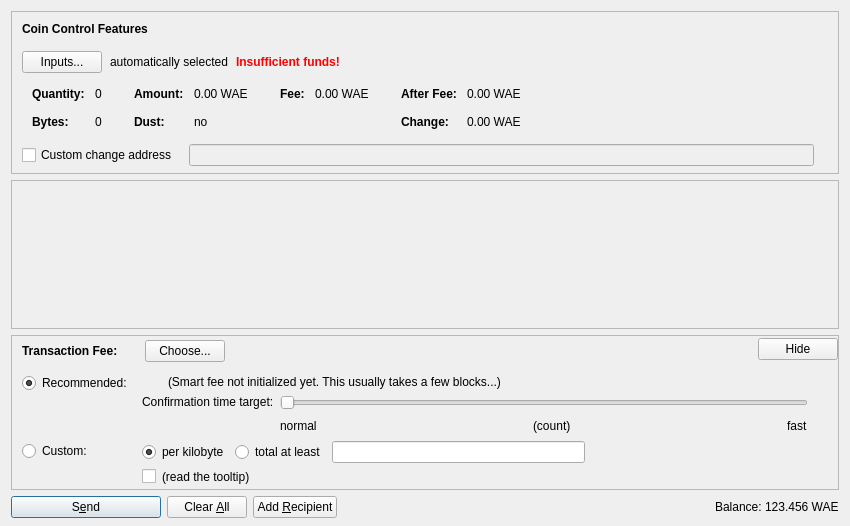
<?xml version="1.0" encoding="UTF-8"?>
<ui version="4.0">
 <class>SendCoinsDialog</class>
 <widget class="QDialog" name="SendCoinsDialog">
  <property name="geometry">
   <rect>
    <x>0</x>
    <y>0</y>
    <width>850</width>
    <height>526</height>
   </rect>
  </property>
  <property name="windowTitle">
   <string>Send Coins</string>
  </property>
  <layout class="QVBoxLayout" name="verticalLayout" stretch="0,1,0,0">
   <property name="bottomMargin">
    <number>8</number>
   </property>
   <item>
    <widget class="QFrame" name="frameCoinControl">
     <property name="sizePolicy">
      <sizepolicy hsizetype="Expanding" vsizetype="Expanding">
       <horstretch>0</horstretch>
       <verstretch>0</verstretch>
      </sizepolicy>
     </property>
     <property name="maximumSize">
      <size>
       <width>16777215</width>
       <height>16777215</height>
      </size>
     </property>
     <property name="frameShape">
      <enum>QFrame::StyledPanel</enum>
     </property>
     <property name="frameShadow">
      <enum>QFrame::Sunken</enum>
     </property>
     <layout class="QVBoxLayout" name="verticalLayoutCoinControl2">
      <property name="spacing">
       <number>0</number>
      </property>
      <property name="leftMargin">
       <number>0</number>
      </property>
      <property name="topMargin">
       <number>0</number>
      </property>
      <property name="rightMargin">
       <number>0</number>
      </property>
      <property name="bottomMargin">
       <number>6</number>
      </property>
      <item>
       <layout class="QVBoxLayout" name="verticalLayoutCoinControl" stretch="0,0,0,0,1">
        <property name="spacing">
         <number>0</number>
        </property>
        <property name="leftMargin">
         <number>10</number>
        </property>
        <property name="topMargin">
         <number>10</number>
        </property>
        <item>
         <layout class="QHBoxLayout" name="horizontalLayoutCoinControl1">
          <property name="bottomMargin">
           <number>15</number>
          </property>
          <item>
           <widget class="QLabel" name="labelCoinControlFeatures">
            <property name="sizePolicy">
             <sizepolicy hsizetype="Preferred" vsizetype="Maximum">
              <horstretch>0</horstretch>
              <verstretch>0</verstretch>
             </sizepolicy>
            </property>
            <property name="font">
             <font>
              <weight>75</weight>
              <bold>true</bold>
             </font>
            </property>
            <property name="styleSheet">
             <string notr="true">font-weight:bold;</string>
            </property>
            <property name="text">
             <string>Coin Control Features</string>
            </property>
           </widget>
          </item>
         </layout>
        </item>
        <item>
         <layout class="QHBoxLayout" name="horizontalLayoutCoinControl2" stretch="0,0,0,0">
          <property name="spacing">
           <number>8</number>
          </property>
          <property name="bottomMargin">
           <number>10</number>
          </property>
          <item>
           <widget class="QPushButton" name="pushButtonCoinControl">
            <property name="styleSheet">
             <string notr="true"/>
            </property>
            <property name="text">
             <string>Inputs...</string>
            </property>
            <property name="autoDefault">
             <bool>false</bool>
            </property>
           </widget>
          </item>
          <item>
           <widget class="QLabel" name="labelCoinControlAutomaticallySelected">
            <property name="text">
             <string>automatically selected</string>
            </property>
            <property name="margin">
             <number>5</number>
            </property>
           </widget>
          </item>
          <item>
           <widget class="QLabel" name="labelCoinControlInsuffFunds">
            <property name="font">
             <font>
              <weight>75</weight>
              <bold>true</bold>
             </font>
            </property>
            <property name="styleSheet">
             <string notr="true">color:red;font-weight:bold;</string>
            </property>
            <property name="text">
             <string>Insufficient funds!</string>
            </property>
            <property name="margin">
             <number>5</number>
            </property>
           </widget>
          </item>
          <item>
           <spacer name="horizontalSpacerCoinControl">
            <property name="orientation">
             <enum>Qt::Horizontal</enum>
            </property>
            <property name="sizeHint" stdset="0">
             <size>
              <width>40</width>
              <height>1</height>
             </size>
            </property>
           </spacer>
          </item>
         </layout>
        </item>
        <item>
         <widget class="QWidget" name="widgetCoinControl" native="true">
          <property name="sizePolicy">
           <sizepolicy hsizetype="Preferred" vsizetype="Preferred">
            <horstretch>0</horstretch>
            <verstretch>0</verstretch>
           </sizepolicy>
          </property>
          <property name="minimumSize">
           <size>
            <width>0</width>
            <height>0</height>
           </size>
          </property>
          <property name="styleSheet">
           <string notr="true"/>
          </property>
          <layout class="QHBoxLayout" name="horizontalLayoutCoinControl5">
           <property name="leftMargin">
            <number>0</number>
           </property>
           <property name="topMargin">
            <number>0</number>
           </property>
           <property name="rightMargin">
            <number>0</number>
           </property>
           <property name="bottomMargin">
            <number>0</number>
           </property>
           <item>
            <layout class="QHBoxLayout" name="horizontalLayoutCoinControl3" stretch="0,0,0,1">
             <property name="spacing">
              <number>20</number>
             </property>
             <property name="topMargin">
              <number>0</number>
             </property>
             <property name="bottomMargin">
              <number>10</number>
             </property>
             <item>
              <layout class="QFormLayout" name="formLayoutCoinControl1">
               <property name="horizontalSpacing">
                <number>10</number>
               </property>
               <property name="verticalSpacing">
                <number>14</number>
               </property>
               <property name="leftMargin">
                <number>10</number>
               </property>
               <property name="topMargin">
                <number>4</number>
               </property>
               <property name="rightMargin">
                <number>6</number>
               </property>
               <item row="0" column="0">
                <widget class="QLabel" name="labelCoinControlQuantityText">
                 <property name="font">
                  <font>
                   <weight>75</weight>
                   <bold>true</bold>
                  </font>
                 </property>
                 <property name="text">
                  <string>Quantity:</string>
                 </property>
                 <property name="margin">
                  <number>0</number>
                 </property>
                </widget>
               </item>
               <item row="0" column="1">
                <widget class="QLabel" name="labelCoinControlQuantity">
                 <property name="cursor">
                  <cursorShape>IBeamCursor</cursorShape>
                 </property>
                 <property name="contextMenuPolicy">
                  <enum>Qt::ActionsContextMenu</enum>
                 </property>
                 <property name="text">
                  <string notr="true">0</string>
                 </property>
                 <property name="margin">
                  <number>0</number>
                 </property>
                 <property name="textInteractionFlags">
                  <set>Qt::LinksAccessibleByMouse|Qt::TextSelectableByKeyboard|Qt::TextSelectableByMouse</set>
                 </property>
                </widget>
               </item>
               <item row="1" column="0">
                <widget class="QLabel" name="labelCoinControlBytesText">
                 <property name="font">
                  <font>
                   <weight>75</weight>
                   <bold>true</bold>
                  </font>
                 </property>
                 <property name="text">
                  <string>Bytes:</string>
                 </property>
                </widget>
               </item>
               <item row="1" column="1">
                <widget class="QLabel" name="labelCoinControlBytes">
                 <property name="cursor">
                  <cursorShape>IBeamCursor</cursorShape>
                 </property>
                 <property name="contextMenuPolicy">
                  <enum>Qt::ActionsContextMenu</enum>
                 </property>
                 <property name="text">
                  <string notr="true">0</string>
                 </property>
                 <property name="textInteractionFlags">
                  <set>Qt::LinksAccessibleByMouse|Qt::TextSelectableByKeyboard|Qt::TextSelectableByMouse</set>
                 </property>
                </widget>
               </item>
              </layout>
             </item>
             <item>
              <layout class="QFormLayout" name="formLayoutCoinControl2">
               <property name="horizontalSpacing">
                <number>10</number>
               </property>
               <property name="verticalSpacing">
                <number>14</number>
               </property>
               <property name="leftMargin">
                <number>6</number>
               </property>
               <property name="topMargin">
                <number>4</number>
               </property>
               <property name="rightMargin">
                <number>6</number>
               </property>
               <item row="0" column="0">
                <widget class="QLabel" name="labelCoinControlAmountText">
                 <property name="font">
                  <font>
                   <weight>75</weight>
                   <bold>true</bold>
                  </font>
                 </property>
                 <property name="text">
                  <string>Amount:</string>
                 </property>
                 <property name="margin">
                  <number>0</number>
                 </property>
                </widget>
               </item>
               <item row="0" column="1">
                <widget class="QLabel" name="labelCoinControlAmount">
                 <property name="cursor">
                  <cursorShape>IBeamCursor</cursorShape>
                 </property>
                 <property name="contextMenuPolicy">
                  <enum>Qt::ActionsContextMenu</enum>
                 </property>
                 <property name="text">
                  <string notr="true">0.00 WAE</string>
                 </property>
                 <property name="textInteractionFlags">
                  <set>Qt::LinksAccessibleByMouse|Qt::TextSelectableByKeyboard|Qt::TextSelectableByMouse</set>
                 </property>
                </widget>
               </item>
               <item row="1" column="0">
                <widget class="QLabel" name="labelCoinControlLowOutputText">
                 <property name="font">
                  <font>
                   <weight>75</weight>
                   <bold>true</bold>
                  </font>
                 </property>
                 <property name="text">
                  <string>Dust:</string>
                 </property>
                </widget>
               </item>
               <item row="1" column="1">
                <widget class="QLabel" name="labelCoinControlLowOutput">
                 <property name="cursor">
                  <cursorShape>IBeamCursor</cursorShape>
                 </property>
                 <property name="contextMenuPolicy">
                  <enum>Qt::ActionsContextMenu</enum>
                 </property>
                 <property name="text">
                  <string notr="true">no</string>
                 </property>
                 <property name="textInteractionFlags">
                  <set>Qt::LinksAccessibleByMouse|Qt::TextSelectableByKeyboard|Qt::TextSelectableByMouse</set>
                 </property>
                </widget>
               </item>
              </layout>
             </item>
             <item>
              <layout class="QFormLayout" name="formLayoutCoinControl3">
               <property name="horizontalSpacing">
                <number>10</number>
               </property>
               <property name="verticalSpacing">
                <number>14</number>
               </property>
               <property name="leftMargin">
                <number>6</number>
               </property>
               <property name="topMargin">
                <number>4</number>
               </property>
               <property name="rightMargin">
                <number>6</number>
               </property>
               <item row="0" column="0">
                <widget class="QLabel" name="labelCoinControlFeeText">
                 <property name="font">
                  <font>
                   <weight>75</weight>
                   <bold>true</bold>
                  </font>
                 </property>
                 <property name="text">
                  <string>Fee:</string>
                 </property>
                 <property name="margin">
                  <number>0</number>
                 </property>
                </widget>
               </item>
               <item row="0" column="1">
                <widget class="QLabel" name="labelCoinControlFee">
                 <property name="cursor">
                  <cursorShape>IBeamCursor</cursorShape>
                 </property>
                 <property name="contextMenuPolicy">
                  <enum>Qt::ActionsContextMenu</enum>
                 </property>
                 <property name="text">
                  <string notr="true">0.00 WAE</string>
                 </property>
                 <property name="textInteractionFlags">
                  <set>Qt::LinksAccessibleByMouse|Qt::TextSelectableByKeyboard|Qt::TextSelectableByMouse</set>
                 </property>
                </widget>
               </item>
              </layout>
             </item>
             <item>
              <layout class="QFormLayout" name="formLayoutCoinControl4">
               <property name="horizontalSpacing">
                <number>10</number>
               </property>
               <property name="verticalSpacing">
                <number>14</number>
               </property>
               <property name="leftMargin">
                <number>6</number>
               </property>
               <property name="topMargin">
                <number>4</number>
               </property>
               <property name="rightMargin">
                <number>6</number>
               </property>
               <item row="0" column="0">
                <widget class="QLabel" name="labelCoinControlAfterFeeText">
                 <property name="font">
                  <font>
                   <weight>75</weight>
                   <bold>true</bold>
                  </font>
                 </property>
                 <property name="text">
                  <string>After Fee:</string>
                 </property>
                 <property name="margin">
                  <number>0</number>
                 </property>
                </widget>
               </item>
               <item row="0" column="1">
                <widget class="QLabel" name="labelCoinControlAfterFee">
                 <property name="cursor">
                  <cursorShape>IBeamCursor</cursorShape>
                 </property>
                 <property name="contextMenuPolicy">
                  <enum>Qt::ActionsContextMenu</enum>
                 </property>
                 <property name="text">
                  <string notr="true">0.00 WAE</string>
                 </property>
                 <property name="textInteractionFlags">
                  <set>Qt::LinksAccessibleByMouse|Qt::TextSelectableByKeyboard|Qt::TextSelectableByMouse</set>
                 </property>
                </widget>
               </item>
               <item row="1" column="0">
                <widget class="QLabel" name="labelCoinControlChangeText">
                 <property name="font">
                  <font>
                   <weight>75</weight>
                   <bold>true</bold>
                  </font>
                 </property>
                 <property name="text">
                  <string>Change:</string>
                 </property>
                </widget>
               </item>
               <item row="1" column="1">
                <widget class="QLabel" name="labelCoinControlChange">
                 <property name="cursor">
                  <cursorShape>IBeamCursor</cursorShape>
                 </property>
                 <property name="contextMenuPolicy">
                  <enum>Qt::ActionsContextMenu</enum>
                 </property>
                 <property name="text">
                  <string notr="true">0.00 WAE</string>
                 </property>
                 <property name="textInteractionFlags">
                  <set>Qt::LinksAccessibleByMouse|Qt::TextSelectableByKeyboard|Qt::TextSelectableByMouse</set>
                 </property>
                </widget>
               </item>
              </layout>
             </item>
            </layout>
           </item>
          </layout>
         </widget>
        </item>
        <item>
         <layout class="QHBoxLayout" name="horizontalLayoutCoinControl4" stretch="0,0,0">
          <property name="spacing">
           <number>12</number>
          </property>
          <property name="sizeConstraint">
           <enum>QLayout::SetDefaultConstraint</enum>
          </property>
          <property name="topMargin">
           <number>5</number>
          </property>
          <property name="rightMargin">
           <number>5</number>
          </property>
          <item>
           <widget class="QCheckBox" name="checkBoxCoinControlChange">
            <property name="toolTip">
             <string>If this is activated, but the change address is empty or invalid, change will be sent to a newly generated address.</string>
            </property>
            <property name="text">
             <string>Custom change address</string>
            </property>
           </widget>
          </item>
          <item>
           <widget class="QValidatedLineEdit" name="lineEditCoinControlChange">
            <property name="enabled">
             <bool>false</bool>
            </property>
            <property name="sizePolicy">
             <sizepolicy hsizetype="Expanding" vsizetype="Fixed">
              <horstretch>0</horstretch>
              <verstretch>0</verstretch>
             </sizepolicy>
            </property>
           </widget>
          </item>
          <item>
           <widget class="QLabel" name="labelCoinControlChangeLabel">
            <property name="sizePolicy">
             <sizepolicy hsizetype="Preferred" vsizetype="Expanding">
              <horstretch>0</horstretch>
              <verstretch>0</verstretch>
             </sizepolicy>
            </property>
            <property name="minimumSize">
             <size>
              <width>0</width>
              <height>0</height>
             </size>
            </property>
            <property name="text">
             <string/>
            </property>
            <property name="margin">
             <number>3</number>
            </property>
           </widget>
          </item>
         </layout>
        </item>
        <item>
         <spacer name="verticalSpacerCoinControl">
          <property name="orientation">
           <enum>Qt::Vertical</enum>
          </property>
          <property name="sizeHint" stdset="0">
           <size>
            <width>800</width>
            <height>1</height>
           </size>
          </property>
         </spacer>
        </item>
       </layout>
      </item>
     </layout>
    </widget>
   </item>
   <item>
    <widget class="QScrollArea" name="scrollArea">
     <property name="widgetResizable">
      <bool>true</bool>
     </property>
     <widget class="QWidget" name="scrollAreaWidgetContents">
      <property name="geometry">
       <rect>
        <x>0</x>
        <y>0</y>
        <width>830</width>
        <height>104</height>
       </rect>
      </property>
      <layout class="QVBoxLayout" name="verticalLayout_2" stretch="0,1">
       <property name="leftMargin">
        <number>0</number>
       </property>
       <property name="topMargin">
        <number>0</number>
       </property>
       <property name="rightMargin">
        <number>0</number>
       </property>
       <property name="bottomMargin">
        <number>0</number>
       </property>
       <item>
        <layout class="QVBoxLayout" name="entries">
         <property name="spacing">
          <number>6</number>
         </property>
        </layout>
       </item>
       <item>
        <spacer name="verticalSpacer">
         <property name="orientation">
          <enum>Qt::Vertical</enum>
         </property>
         <property name="sizeHint" stdset="0">
          <size>
           <width>20</width>
           <height>40</height>
          </size>
         </property>
        </spacer>
       </item>
      </layout>
     </widget>
    </widget>
   </item>
   <item>
    <widget class="QFrame" name="frameFee">
     <property name="sizePolicy">
      <sizepolicy hsizetype="Expanding" vsizetype="Expanding">
       <horstretch>0</horstretch>
       <verstretch>0</verstretch>
      </sizepolicy>
     </property>
     <property name="maximumSize">
      <size>
       <width>16777215</width>
       <height>16777215</height>
      </size>
     </property>
     <property name="frameShape">
      <enum>QFrame::StyledPanel</enum>
     </property>
     <property name="frameShadow">
      <enum>QFrame::Sunken</enum>
     </property>
     <layout class="QVBoxLayout" name="verticalLayoutFee1">
      <property name="spacing">
       <number>0</number>
      </property>
      <property name="leftMargin">
       <number>0</number>
      </property>
      <property name="topMargin">
       <number>0</number>
      </property>
      <property name="rightMargin">
       <number>0</number>
      </property>
      <property name="bottomMargin">
       <number>0</number>
      </property>
      <item>
       <layout class="QVBoxLayout" name="verticalLayoutFee2" stretch="0,0,0">
        <property name="spacing">
         <number>0</number>
        </property>
        <property name="leftMargin">
         <number>10</number>
        </property>
        <property name="topMargin">
         <number>0</number>
        </property>
        <item>
         <layout class="QHBoxLayout" name="horizontalLayoutFee1">
          <property name="bottomMargin">
           <number>0</number>
          </property>
          <item>
           <layout class="QVBoxLayout" name="verticalLayoutFee7">
            <property name="spacing">
             <number>0</number>
            </property>
            <item>
             <spacer name="verticalSpacerSmartFee">
              <property name="orientation">
               <enum>Qt::Vertical</enum>
              </property>
              <property name="sizeType">
               <enum>QSizePolicy::Fixed</enum>
              </property>
              <property name="sizeHint" stdset="0">
               <size>
                <width>1</width>
                <height>4</height>
               </size>
              </property>
             </spacer>
            </item>
            <item>
             <layout class="QHBoxLayout" name="horizontalLayoutSmartFee">
              <property name="spacing">
               <number>10</number>
              </property>
              <item>
               <widget class="QLabel" name="labelFeeHeadline">
                <property name="sizePolicy">
                 <sizepolicy hsizetype="Preferred" vsizetype="Maximum">
                  <horstretch>0</horstretch>
                  <verstretch>0</verstretch>
                 </sizepolicy>
                </property>
                <property name="font">
                 <font>
                  <weight>75</weight>
                  <bold>true</bold>
                 </font>
                </property>
                <property name="styleSheet">
                 <string notr="true">font-weight:bold;</string>
                </property>
                <property name="text">
                 <string>Transaction Fee:</string>
                </property>
               </widget>
              </item>
              <item>
               <widget class="QLabel" name="labelFeeMinimized">
                <property name="text">
                 <string/>
                </property>
               </widget>
              </item>
              <item>
               <widget class="QPushButton" name="buttonChooseFee">
                <property name="text">
                 <string>Choose...</string>
                </property>
               </widget>
              </item>
             </layout>
            </item>
            <item>
             <spacer name="verticalSpacer_5">
              <property name="orientation">
               <enum>Qt::Vertical</enum>
              </property>
              <property name="sizeHint" stdset="0">
               <size>
                <width>1</width>
                <height>1</height>
               </size>
              </property>
             </spacer>
            </item>
           </layout>
          </item>
          <item>
           <spacer name="horizontalSpacer_4">
            <property name="orientation">
             <enum>Qt::Horizontal</enum>
            </property>
            <property name="sizeHint" stdset="0">
             <size>
              <width>40</width>
              <height>20</height>
             </size>
            </property>
           </spacer>
          </item>
          <item>
           <widget class="QPushButton" name="buttonMinimizeFee">
            <property name="toolTip">
             <string>collapse fee-settings</string>
            </property>
            <property name="text">
             <string>Hide</string>
            </property>
           </widget>
          </item>
         </layout>
        </item>
        <item>
         <widget class="QFrame" name="frameFeeSelection">
          <layout class="QVBoxLayout" name="verticalLayoutFee12">
           <property name="spacing">
            <number>0</number>
           </property>
           <property name="leftMargin">
            <number>0</number>
           </property>
           <property name="topMargin">
            <number>0</number>
           </property>
           <property name="rightMargin">
            <number>0</number>
           </property>
           <property name="bottomMargin">
            <number>0</number>
           </property>
           <item>
            <layout class="QGridLayout" name="gridLayoutFee">
             <property name="topMargin">
              <number>10</number>
             </property>
             <property name="bottomMargin">
              <number>4</number>
             </property>
             <property name="horizontalSpacing">
              <number>10</number>
             </property>
             <property name="verticalSpacing">
              <number>4</number>
             </property>
             <item row="1" column="1">
              <layout class="QVBoxLayout" name="verticalLayoutFee8">
               <property name="spacing">
                <number>6</number>
               </property>
               <item>
                <layout class="QHBoxLayout" name="horizontalLayoutFee13">
                 <item>
                  <widget class="QRadioButton" name="radioCustomPerKilobyte">
                   <property name="toolTip">
                    <string>If the custom fee is set to 1000 satoshis and the transaction is only 250 bytes, then &quot;per kilobyte&quot; only pays 250 satoshis in fee, while &quot;total at least&quot; pays 1000 satoshis. For transactions bigger than a kilobyte both pay by kilobyte.</string>
                   </property>
                   <property name="text">
                    <string>per kilobyte</string>
                   </property>
                   <property name="checked">
                    <bool>true</bool>
                   </property>
                   <attribute name="buttonGroup">
                    <string notr="true">groupCustomFee</string>
                   </attribute>
                  </widget>
                 </item>
                 <item>
                  <widget class="QRadioButton" name="radioCustomAtLeast">
                   <property name="toolTip">
                    <string>If the custom fee is set to 1000 satoshis and the transaction is only 250 bytes, then &quot;per kilobyte&quot; only pays 250 satoshis in fee, while &quot;total at least&quot; pays 1000 satoshis. For transactions bigger than a kilobyte both pay by kilobyte.</string>
                   </property>
                   <property name="text">
                    <string>total at least</string>
                   </property>
                   <attribute name="buttonGroup">
                    <string notr="true">groupCustomFee</string>
                   </attribute>
                  </widget>
                 </item>
                 <item>
                  <widget class="WeyCoinAmountField" name="customFee"/>
                 </item>
                 <item>
                  <spacer name="horizontalSpacer_6">
                   <property name="orientation">
                    <enum>Qt::Horizontal</enum>
                   </property>
                   <property name="sizeHint" stdset="0">
                    <size>
                     <width>1</width>
                     <height>1</height>
                    </size>
                   </property>
                  </spacer>
                 </item>
                </layout>
               </item>
               <item>
                <layout class="QHBoxLayout" name="horizontalLayoutFee8">
                 <item>
                  <widget class="QCheckBox" name="checkBoxMinimumFee">
                   <property name="toolTip">
                    <string>Paying only the minimum fee is just fine as long as there is less transaction volume than space in the blocks. But be aware that this can end up in a never confirming transaction once there is more demand for weycoin transactions than the network can process.</string>
                   </property>
                   <property name="text">
                    <string/>
                   </property>
                  </widget>
                 </item>
                 <item>
                  <widget class="QLabel" name="labelMinFeeWarning">
                   <property name="enabled">
                    <bool>true</bool>
                   </property>
                   <property name="toolTip">
                    <string>Paying only the minimum fee is just fine as long as there is less transaction volume than space in the blocks. But be aware that this can end up in a never confirming transaction once there is more demand for weycoin transactions than the network can process.</string>
                   </property>
                   <property name="text">
                    <string>(read the tooltip)</string>
                   </property>
                   <property name="margin">
                    <number>5</number>
                   </property>
                  </widget>
                 </item>
                 <item>
                  <spacer name="horizontalSpacer_2">
                   <property name="orientation">
                    <enum>Qt::Horizontal</enum>
                   </property>
                   <property name="sizeHint" stdset="0">
                    <size>
                     <width>1</width>
                     <height>1</height>
                    </size>
                   </property>
                  </spacer>
                 </item>
                </layout>
               </item>
              </layout>
             </item>
             <item row="0" column="0">
              <layout class="QVBoxLayout" name="verticalLayoutFee4" stretch="0,1">
               <item>
                <widget class="QRadioButton" name="radioSmartFee">
                 <property name="text">
                  <string>Recommended:</string>
                 </property>
                 <property name="checked">
                  <bool>true</bool>
                 </property>
                 <attribute name="buttonGroup">
                  <string notr="true">groupFee</string>
                 </attribute>
                </widget>
               </item>
               <item>
                <spacer name="verticalSpacer_2">
                 <property name="orientation">
                  <enum>Qt::Vertical</enum>
                 </property>
                 <property name="sizeHint" stdset="0">
                  <size>
                   <width>1</width>
                   <height>1</height>
                  </size>
                 </property>
                </spacer>
               </item>
              </layout>
             </item>
             <item row="1" column="0">
              <layout class="QVBoxLayout" name="verticalLayoutFee9" stretch="0,1">
               <item>
                <widget class="QRadioButton" name="radioCustomFee">
                 <property name="text">
                  <string>Custom:</string>
                 </property>
                 <attribute name="buttonGroup">
                  <string notr="true">groupFee</string>
                 </attribute>
                </widget>
               </item>
               <item>
                <spacer name="verticalSpacer_6">
                 <property name="orientation">
                  <enum>Qt::Vertical</enum>
                 </property>
                 <property name="sizeHint" stdset="0">
                  <size>
                   <width>1</width>
                   <height>1</height>
                  </size>
                 </property>
                </spacer>
               </item>
              </layout>
             </item>
             <item row="0" column="1">
              <layout class="QVBoxLayout" name="verticalLayoutFee3" stretch="0,0,1">
               <property name="spacing">
                <number>6</number>
               </property>
               <property name="topMargin">
                <number>2</number>
               </property>
               <item>
                <layout class="QHBoxLayout" name="horizontalLayoutFee12">
                 <item>
                  <widget class="QLabel" name="labelSmartFee">
                   <property name="text">
                    <string/>
                   </property>
                   <property name="margin">
                    <number>2</number>
                   </property>
                  </widget>
                 </item>
                 <item>
                  <widget class="QLabel" name="labelFeeEstimation">
                   <property name="text">
                    <string/>
                   </property>
                  </widget>
                 </item>
                 <item>
                  <widget class="QLabel" name="labelSmartFee2">
                   <property name="text">
                    <string>(Smart fee not initialized yet. This usually takes a few blocks...)</string>
                   </property>
                   <property name="margin">
                    <number>2</number>
                   </property>
                  </widget>
                 </item>
                 <item>
                  <spacer name="horizontalSpacer_5">
                   <property name="orientation">
                    <enum>Qt::Horizontal</enum>
                   </property>
                   <property name="sizeHint" stdset="0">
                    <size>
                     <width>1</width>
                     <height>1</height>
                    </size>
                   </property>
                  </spacer>
                 </item>
                </layout>
               </item>
               <item>
                <layout class="QHBoxLayout" name="horizontalLayoutFee9">
                 <item>
                  <layout class="QVBoxLayout" name="verticalLayoutFee6">
                   <item>
                    <widget class="QLabel" name="labelSmartFee3">
                     <property name="text">
                      <string>Confirmation time target:</string>
                     </property>
                     <property name="margin">
                      <number>2</number>
                     </property>
                    </widget>
                   </item>
                   <item>
                    <spacer name="verticalSpacer_3">
                     <property name="orientation">
                      <enum>Qt::Vertical</enum>
                     </property>
                     <property name="sizeHint" stdset="0">
                      <size>
                       <width>1</width>
                       <height>1</height>
                      </size>
                     </property>
                    </spacer>
                   </item>
                  </layout>
                 </item>
                 <item>
                  <layout class="QVBoxLayout" name="verticalLayoutFee5">
                   <property name="rightMargin">
                    <number>30</number>
                   </property>
                   <item>
                    <widget class="QSlider" name="sliderSmartFee">
                     <property name="minimum">
                      <number>0</number>
                     </property>
                     <property name="maximum">
                      <number>23</number>
                     </property>
                     <property name="pageStep">
                      <number>1</number>
                     </property>
                     <property name="value">
                      <number>0</number>
                     </property>
                     <property name="orientation">
                      <enum>Qt::Horizontal</enum>
                     </property>
                     <property name="invertedAppearance">
                      <bool>false</bool>
                     </property>
                     <property name="invertedControls">
                      <bool>false</bool>
                     </property>
                     <property name="tickPosition">
                      <enum>QSlider::NoTicks</enum>
                     </property>
                    </widget>
                   </item>
                   <item>
                    <layout class="QHBoxLayout" name="horizontalLayoutFee10">
                     <item>
                      <widget class="QLabel" name="labelSmartFeeNormal">
                       <property name="text">
                        <string>normal</string>
                       </property>
                      </widget>
                     </item>
                     <item>
                      <spacer name="horizontalSpacer_7">
                       <property name="orientation">
                        <enum>Qt::Horizontal</enum>
                       </property>
                       <property name="sizeHint" stdset="0">
                        <size>
                         <width>40</width>
                         <height>20</height>
                        </size>
                       </property>
                      </spacer>
                     </item>
                     <item>
                      <widget class="QLabel" name="confirmationTargetLabel">
                       <property name="text">
                        <string notr="true">(count)</string>
                       </property>
                      </widget>
                     </item>
                     <item>
                      <spacer name="horizontalSpacer_3">
                       <property name="orientation">
                        <enum>Qt::Horizontal</enum>
                       </property>
                       <property name="sizeHint" stdset="0">
                        <size>
                         <width>40</width>
                         <height>20</height>
                        </size>
                       </property>
                      </spacer>
                     </item>
                     <item>
                      <widget class="QLabel" name="labelSmartFeeFast">
                       <property name="text">
                        <string>fast</string>
                       </property>
                      </widget>
                     </item>
                    </layout>
                   </item>
                  </layout>
                 </item>
                </layout>
               </item>
               <item>
                <spacer name="verticalSpacer_4">
                 <property name="orientation">
                  <enum>Qt::Vertical</enum>
                 </property>
                 <property name="sizeHint" stdset="0">
                  <size>
                   <width>1</width>
                   <height>1</height>
                  </size>
                 </property>
                </spacer>
               </item>
              </layout>
             </item>
            </layout>
           </item>
          </layout>
         </widget>
        </item>
        <item>
         <spacer name="verticalSpacerFee">
          <property name="orientation">
           <enum>Qt::Vertical</enum>
          </property>
          <property name="sizeHint" stdset="0">
           <size>
            <width>800</width>
            <height>1</height>
           </size>
          </property>
         </spacer>
        </item>
       </layout>
      </item>
     </layout>
    </widget>
   </item>
   <item>
    <layout class="QHBoxLayout" name="horizontalLayout">
     <item>
      <widget class="QPushButton" name="sendButton">
       <property name="minimumSize">
        <size>
         <width>150</width>
         <height>0</height>
        </size>
       </property>
       <property name="toolTip">
        <string>Confirm the send action</string>
       </property>
       <property name="text">
        <string>S&amp;end</string>
       </property>
       <property name="icon">
        <iconset resource="../weycoin.qrc">
         <normaloff>:/icons/send</normaloff>:/icons/send</iconset>
       </property>
       <property name="autoDefault">
        <bool>false</bool>
       </property>
       <property name="default">
        <bool>true</bool>
       </property>
      </widget>
     </item>
     <item>
      <widget class="QPushButton" name="clearButton">
       <property name="sizePolicy">
        <sizepolicy hsizetype="Minimum" vsizetype="Fixed">
         <horstretch>0</horstretch>
         <verstretch>0</verstretch>
        </sizepolicy>
       </property>
       <property name="toolTip">
        <string>Clear all fields of the form.</string>
       </property>
       <property name="text">
        <string>Clear &amp;All</string>
       </property>
       <property name="icon">
        <iconset resource="../weycoin.qrc">
         <normaloff>:/icons/remove</normaloff>:/icons/remove</iconset>
       </property>
       <property name="autoDefault">
        <bool>false</bool>
       </property>
      </widget>
     </item>
     <item>
      <widget class="QPushButton" name="addButton">
       <property name="toolTip">
        <string>Send to multiple recipients at once</string>
       </property>
       <property name="text">
        <string>Add &amp;Recipient</string>
       </property>
       <property name="icon">
        <iconset resource="../weycoin.qrc">
         <normaloff>:/icons/add</normaloff>:/icons/add</iconset>
       </property>
       <property name="autoDefault">
        <bool>false</bool>
       </property>
      </widget>
     </item>
     <item>
      <spacer name="horizontalSpacer">
       <property name="orientation">
        <enum>Qt::Horizontal</enum>
       </property>
       <property name="sizeHint" stdset="0">
        <size>
         <width>40</width>
         <height>20</height>
        </size>
       </property>
      </spacer>
     </item>
     <item>
      <layout class="QHBoxLayout" name="horizontalLayout_2">
       <property name="spacing">
        <number>3</number>
       </property>
       <item>
        <widget class="QLabel" name="label">
         <property name="sizePolicy">
          <sizepolicy hsizetype="Preferred" vsizetype="Fixed">
           <horstretch>0</horstretch>
           <verstretch>0</verstretch>
          </sizepolicy>
         </property>
         <property name="text">
          <string>Balance:</string>
         </property>
        </widget>
       </item>
       <item>
        <widget class="QLabel" name="labelBalance">
         <property name="sizePolicy">
          <sizepolicy hsizetype="Preferred" vsizetype="Fixed">
           <horstretch>0</horstretch>
           <verstretch>0</verstretch>
          </sizepolicy>
         </property>
         <property name="cursor">
          <cursorShape>IBeamCursor</cursorShape>
         </property>
         <property name="text">
          <string notr="true">123.456 WAE</string>
         </property>
         <property name="textInteractionFlags">
          <set>Qt::LinksAccessibleByMouse|Qt::TextSelectableByKeyboard|Qt::TextSelectableByMouse</set>
         </property>
        </widget>
       </item>
      </layout>
     </item>
    </layout>
   </item>
  </layout>
 </widget>
 <customwidgets>
  <customwidget>
   <class>QValidatedLineEdit</class>
   <extends>QLineEdit</extends>
   <header>qvalidatedlineedit.h</header>
  </customwidget>
  <customwidget>
   <class>WeyCoinAmountField</class>
   <extends>QLineEdit</extends>
   <header>weycoinamountfield.h</header>
   <container>1</container>
  </customwidget>
 </customwidgets>
 <resources>
  <include location="../weycoin.qrc"/>
 </resources>
 <connections/>
 <buttongroups>
  <buttongroup name="groupFee"/>
  <buttongroup name="groupCustomFee"/>
 </buttongroups>
</ui>
